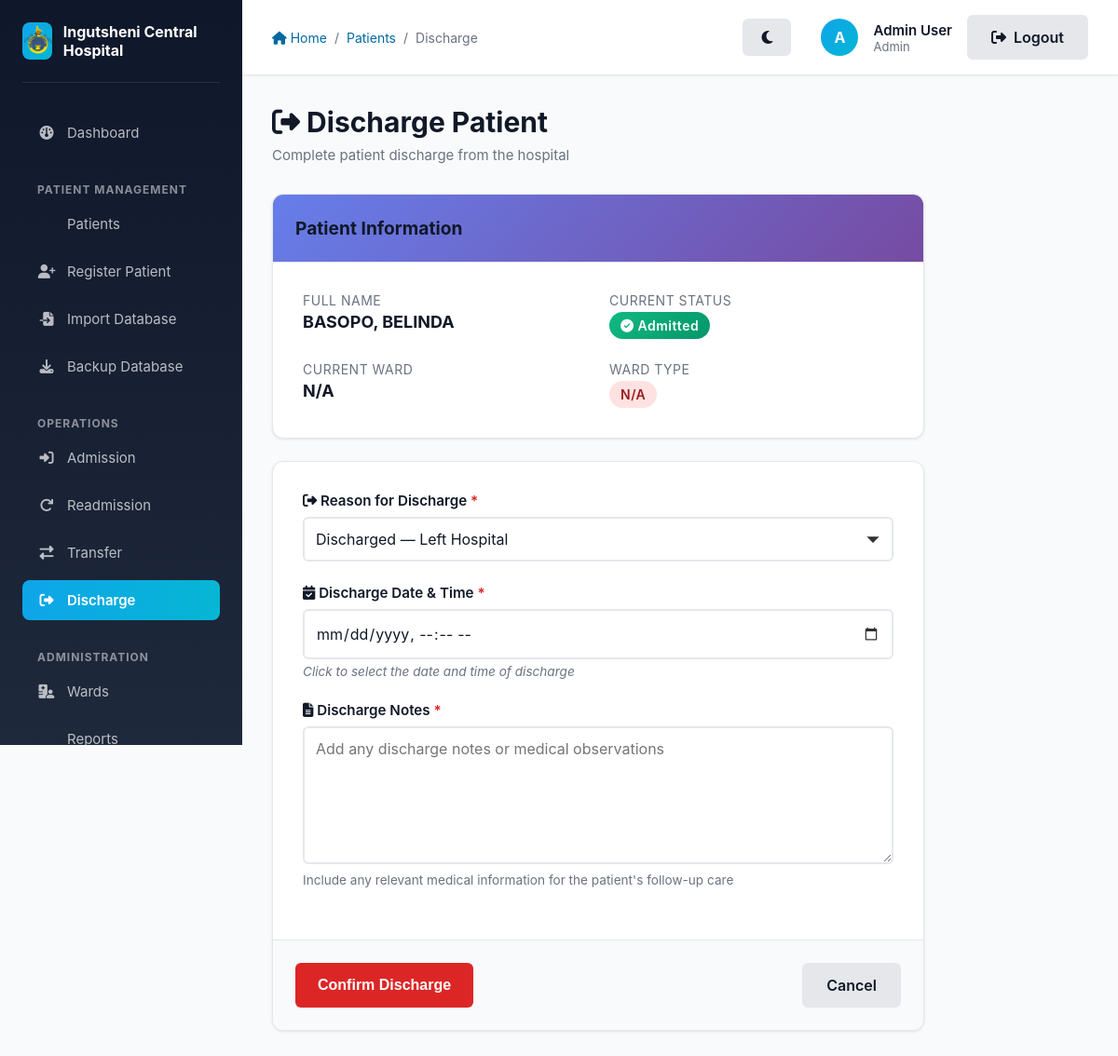
/patient/3554/discharge (signed in), run on the app's committed database.
### app/models/models.py (models this page shows, shortened)
class User(db.Model, UserMixin):
    __tablename__ = 'users'
    id = db.Column(db.Integer, primary_key=True)
    name = db.Column(db.String(100), nullable=False)
    email = db.Column(db.String(120), unique=True, nullable=False)
    password_hash = db.Column(db.String(128), nullable=False)
    role_id = db.Column(db.Integer, db.ForeignKey('roles.id'), nullable=False)
    ward_id = db.Column(db.Integer, db.ForeignKey('wards.id'), nullable=True)

class Role(db.Model):
    __tablename__ = 'roles'
    id = db.Column(db.Integer, primary_key=True)
    name = db.Column(db.String(50), unique=True, nullable=False)
    users = db.relationship('User', backref='role_obj', lazy=True)

class Patient(db.Model):
    __tablename__ = 'patients'
    id = db.Column(db.Integer, primary_key=True)
    hospital_id = db.Column(db.String(6), unique=True, nullable=False)
    surname = db.Column(db.String(100), nullable=False)
    first_names = db.Column(db.String(100), nullable=False)
    date_of_birth = db.Column(db.Date, nullable=False)
    age = db.Column(db.Integer, nullable=False)
    sex = db.Column(db.String(20), nullable=False)  # Male, Female, Other
    race = db.Column(db.String(50), nullable=False)
    marital_status = db.Column(db.String(50), nullable=False)  # Single, Married, Divorced, Widowed
    occupation = db.Column(db.String(100), nullable=False)
    religion = db.Column(db.String(50), default='Not Applicable')
    residential_address = db.Column(db.Text, nullable=False)
    contact_number = db.Column(db.String(20), nullable=False)
    employer_name = db.Column(db.String(100), nullable=True)
    employer_address = db.Column(db.Text, nullable=True)
    next_of_kin_name = db.Column(db.String(100), nullable=False)
    next_of_kin_contact_number = db.Column(db.String(20), nullable=False)
    next_of_kin_address = db.Column(db.Text, nullable=False)
    next_of_kin_relationship = db.Column(db.String(100), nullable=False)
    chief = db.Column(db.String(100), default='Not Applicable')
    village = db.Column(db.String(100), default='Not Applicable')
    tribe = db.Column(db.String(100), default='Not Applicable')
    admission_datetime = db.Column(db.DateTime, nullable=False)
    referring_doctor_hospital = db.Column(db.String(150), nullable=False)
    diagnosis = db.Column(db.Text, nullable=False)
    treatment = db.Column(db.Text, nullable=True)
    doctor_name = db.Column(db.String(100), nullable=False)
    consultant_name = db.Column(db.String(100), nullable=False)
    pharmacy_name = db.Column(db.String(100), nullable=False, default='Ingutsheni Pharmacy')
    discharge_datetime = db.Column(db.DateTime, nullable=True)
    status = db.Column(db.String(50), default='Registered')  # Registered, Admitted, Transferred, Discharged, Deceased
    ward_id = db.Column(db.Integer, db.ForeignKey('wards.id'), nullable=True)
    is_deleted = db.Column(db.Boolean, default=False)
    created_at = db.Column(db.DateTime, default=lambda: datetime.now(timezone.utc))
    updated_at = db.Column(db.DateTime, default=lambda: datetime.now(timezone.utc), onupdate=lambda: datetime.now(timezone.utc))
    @property
    def name(self):
        return f"{self.surname}, {self.first_names}"
    @property
    def gender(self):
        return self.sex
    @hybrid_property
    def national_id(self):
        return self.hospital_id
    @national_id.setter
    def national_id(self, value):
        self.hospital_id = value
    @national_id.expression
    def national_id(cls):
        return cls.hospital_id
    admissions = db.relationship('Admission', backref='patient', lazy=True)
    transfers = db.relationship('Transfer', backref='patient', lazy=True)
    discharges = db.relationship('Discharge', backref='patient', lazy=True)

### app/patients/routes.py (the view, shortened to what this page needs)
@patients.route('/patient/<int:patient_id>/discharge', methods=['GET', 'POST'])
@login_required
def discharge_patient(patient_id):
    patient = Patient.query.get_or_404(patient_id)
    if patient.status not in ['Admitted', 'Transferred']:
        flash('Only admitted patients can be discharged.', 'warning')
        return redirect(url_for('patients.list_patients'))
    role = current_user.role_obj.name
    if role not in ['Admin', 'CMO', 'Sister In Charge']:
        flash('You do not have permission to discharge patients.', 'danger')
        return redirect(url_for('patients.list_patients'))
    ward = Ward.query.get(patient.ward_id)
    form = DischargeForm()
    return render_template('patients/discharge.html', title='Discharge / Deceased', form=form, patient=patient, ward=ward)

### app/templates/patients/discharge.html (shortened to what this page needs)
{% extends "layout.html" %}
{% block breadcrumb %}
    <a href="{{ url_for('main.index') }}"><i class="fas fa-home"></i> Home</a>
    <span>/</span>
    <a href="{{ url_for('patients.list_patients') }}">Patients</a>
    <span>/</span>
    <span>Discharge</span>
{% endblock %}
{% block content %}
    <div class="page-header">
        <h1 class="page-title">
            <i class="fas fa-sign-out-alt"></i> Discharge Patient
        </h1>
        <p class="page-subtitle">Complete patient discharge from the hospital</p>
    </div>
    <div style="max-width: 700px;">
        <div class="card" style="margin-bottom: 1.5rem;">
            <div class="card-header">
                <h2 class="card-title">Patient Information</h2>
            </div>
            <div class="card-body">
                <div class="grid grid-2" style="gap: 1.5rem;">
                    <div>
                        <p style="color: #6b7280; font-size: 0.875rem; text-transform: uppercase; letter-spacing: 0.5px; margin-bottom: 0.25rem;">Full Name</p>
                        <p class="font-bold" style="font-size: 1.125rem;">{{ patient.name }}</p>
                    </div>
                    <div>
                        <p style="color: #6b7280; font-size: 0.875rem; text-transform: uppercase; letter-spacing: 0.5px; margin-bottom: 0.25rem;">Current Status</p>
                        <p class="font-bold" style="font-size: 1.125rem;">
                            <span class="badge status-admitted"><i class="fas fa-check-circle"></i> Admitted</span>
                        </p>
                    </div>
                    <div>
                        <p style="color: #6b7280; font-size: 0.875rem; text-transform: uppercase; letter-spacing: 0.5px; margin-bottom: 0.25rem;">Current Ward</p>
                        <p class="font-bold" style="font-size: 1.125rem;">{{ patient.current_ward.name if patient.current_ward else 'N/A' }}</p>
                    </div>
                    <div>
                        <p style="color: #6b7280; font-size: 0.875rem; text-transform: uppercase; letter-spacing: 0.5px; margin-bottom: 0.25rem;">Ward Type</p>
                        <p class="font-bold" style="font-size: 1.125rem;">
                            <span class="badge badge-danger">{{ patient.current_ward.type if patient.current_ward else 'N/A' }}</span>
                        </p>
                    </div>
                </div>
            </div>
        </div>
        <div class="card">
            <form method="POST" action="" novalidate>
                <div class="card-body">
                    <div class="form-group">
                        <label for="discharge_type" class="form-label required">
                            <i class="fas fa-sign-out-alt"></i> Reason for Discharge
                        </label>
                        {{ form.discharge_type(class="form-control" + (" form-error" if form.discharge_type.errors else "")) }}
                    </div>
                    <div class="form-group">
                        <label for="discharge_datetime" class="form-label required">
                            <i class="fas fa-calendar-check"></i> Discharge Date & Time
                        </label>
                        <input type="datetime-local" id="discharge_datetime" name="discharge_datetime" class="form-control"
                               value="{{ form.discharge_datetime.data.strftime('%Y-%m-%dT%H:%M') if form.discharge_datetime.data else '' }}" required>
                        <small class="helper-text">Click to select the date and time of discharge</small>
                    </div>
                    <div class="form-group">
                        <label for="notes" class="form-label required">
                            <i class="fas fa-file-alt"></i> Discharge Notes
                        </label>
                        {{ form.notes(class="form-control" + (" form-error" if form.notes.errors else ""), placeholder="Add any discharge notes or medical observations", rows="6") }}
                        <p class="form-text">Include any relevant medical information for the patient's follow-up care</p>
                    </div>
                </div>
                <div class="card-footer" style="display: flex; gap: 1rem; justify-content: space-between;">
                    {{ form.submit(class="btn btn-danger") }}
                    <a href="{{ url_for('patients.list_patients') }}" class="btn btn-secondary">Cancel</a>
                </div>
            </form>
        </div>
    </div>
{% endblock %}

### app/templates/layout.html (shortened to what this page needs)
<!DOCTYPE html>
<html lang="en">
<head>
    <link rel="stylesheet" href="{{ url_for('static', filename='style.css') }}">
    <link rel="stylesheet" href="https://cdnjs.cloudflare.com/ajax/libs/font-awesome/6.4.0/css/all.min.css">
</head>
<body>
    <aside class="sidebar no-print" id="sidebar">
        <div class="sidebar-header">
            <div class="sidebar-logo">
                <img src="{{ url_for('static', filename='images/logo.png') }}" alt="Ingutsheni Central Hospital Logo">
            </div>
            <div class="sidebar-title">Ingutsheni Central Hospital</div>
        </div>
        <nav class="sidebar-nav">
            <li><a href="{{ url_for('main.index') }}" class="{% if request.endpoint == 'main.index' %}active{% endif %}">
                <i class="fas fa-dashboard"></i> Dashboard
            </a></li>
        </nav>
        {% if current_user.is_authenticated %}
            <div class="sidebar-section-title">Patient Management</div>
            <nav class="sidebar-nav">
                <li><a href="{{ url_for('patients.list_patients') }}" class="{% if request.endpoint == 'patients.list_patients' %}active{% endif %}">
                     Patients
                </a></li>
                <li><a href="{{ url_for('patients.register_patient') }}" class="{% if request.endpoint == 'patients.register_patient' %}active{% endif %}">
                    <i class="fas fa-user-plus"></i> Register Patient
                </a></li>
                {% if current_user.role_obj.name in ['Admin', 'CMO'] %}
                <li><a href="{{ url_for('patients.import_database') }}" class="{% if request.endpoint == 'patients.import_database' %}active{% endif %}">
                    <i class="fas fa-file-import"></i> Import Database
                </a></li>
                <li><a href="{{ url_for('patients.backup_database') }}" class="{% if request.endpoint == 'patients.backup_database' %}active{% endif %}">
                    <i class="fas fa-download"></i> Backup Database
                </a></li>
                {% endif %}
            </nav>
            <div class="sidebar-section-title">Operations</div>
            <nav class="sidebar-nav">
                <li><a href="{{ url_for('patients.list_patients') }}" class="{% if request.endpoint == 'patients.admit_patient' %}active{% endif %}">
                    <i class="fas fa-sign-in-alt"></i> Admission
                </a></li>
                <li><a href="{{ url_for('patients.readmit_patient') }}" class="{% if request.endpoint in ['patients.readmit_patient', 'patients.readmit_patient_details'] %}active{% endif %}">
                    <i class="fas fa-redo"></i> Readmission
                </a></li>
                <li><a href="{{ url_for('patients.list_patients') }}" class="{% if request.endpoint == 'transfers.transfer_patient' %}active{% endif %}">
                    <i class="fas fa-exchange-alt"></i> Transfer
                </a></li>
                <li><a href="{{ url_for('patients.list_patients') }}" class="{% if request.endpoint == 'patients.discharge_patient' %}active{% endif %}">
                    <i class="fas fa-sign-out-alt"></i> Discharge
                </a></li>
            </nav>
            <div class="sidebar-section-title">Administration</div>
            <nav class="sidebar-nav">
                <li><a href="{{ url_for('wards.list_wards') }}" class="{% if request.endpoint == 'wards.list_wards' %}active{% endif %}">
                    <i class="fas fa-hospital-user"></i> Wards
                </a></li>
                <li><a href="{{ url_for('reports.view_reports') }}" class="{% if request.endpoint == 'reports.view_reports' %}active{% endif %}">
                     Reports
                </a></li>
            </nav>
        {% endif %}
    </aside>
    <div class="main-content">
        <div class="top-bar no-print">
            <div class="top-bar-left">
                <div class="breadcrumb">
                    {% block breadcrumb %}{% endblock %}
                </div>
            </div>
            <div class="top-bar-right" style="display: flex; align-items: center; gap: 1rem;">
                <div style="display: flex; align-items: center; gap: 1rem; margin-right: 1rem;">
                    <button id="themeToggle" class="btn btn-secondary btn-sm" title="Toggle Dark/Light Mode" style="border-radius: 50%; width: 40px; height: 40px; padding: 0;">
                        <i class="fas fa-moon"></i>
                    </button>
                </div>
                {% if current_user.is_authenticated %}
                    <div class="user-menu">
                        <div class="user-avatar" title="{{ current_user.name }}">
                            {{ current_user.name[0].upper() }}
                        </div>
                        <div class="user-info">
                            <div class="user-name">{{ current_user.name }}</div>
                            <div class="user-role">{{ current_user.role_obj.name }}</div>
                        </div>
                    </div>
                    <a href="{{ url_for('auth.logout') }}" class="btn btn-secondary btn-sm">
                        <i class="fas fa-sign-out-alt"></i> Logout
                    </a>
                {% else %}
                    <a href="{{ url_for('auth.login') }}" class="btn btn-primary btn-sm">
                        <i class="fas fa-sign-in-alt"></i> Login
                    </a>
                {% endif %}
            </div>
        </div>
        <div class="page-content">
            {% block content %}{% endblock %}
        </div>
    </div>
</body>
</html>

### data on the page
User: name "A", name "Admin User"
Role: role_obj.name "Admin"
Patient: name "BASOPO, BELINDA"

### other printed values
{{ patient.current_ward.name if patient.current_ward else 'N/A' }} "N/A"
{{ patient.current_ward.type if patient.current_ward else 'N/A' }} "N/A"
